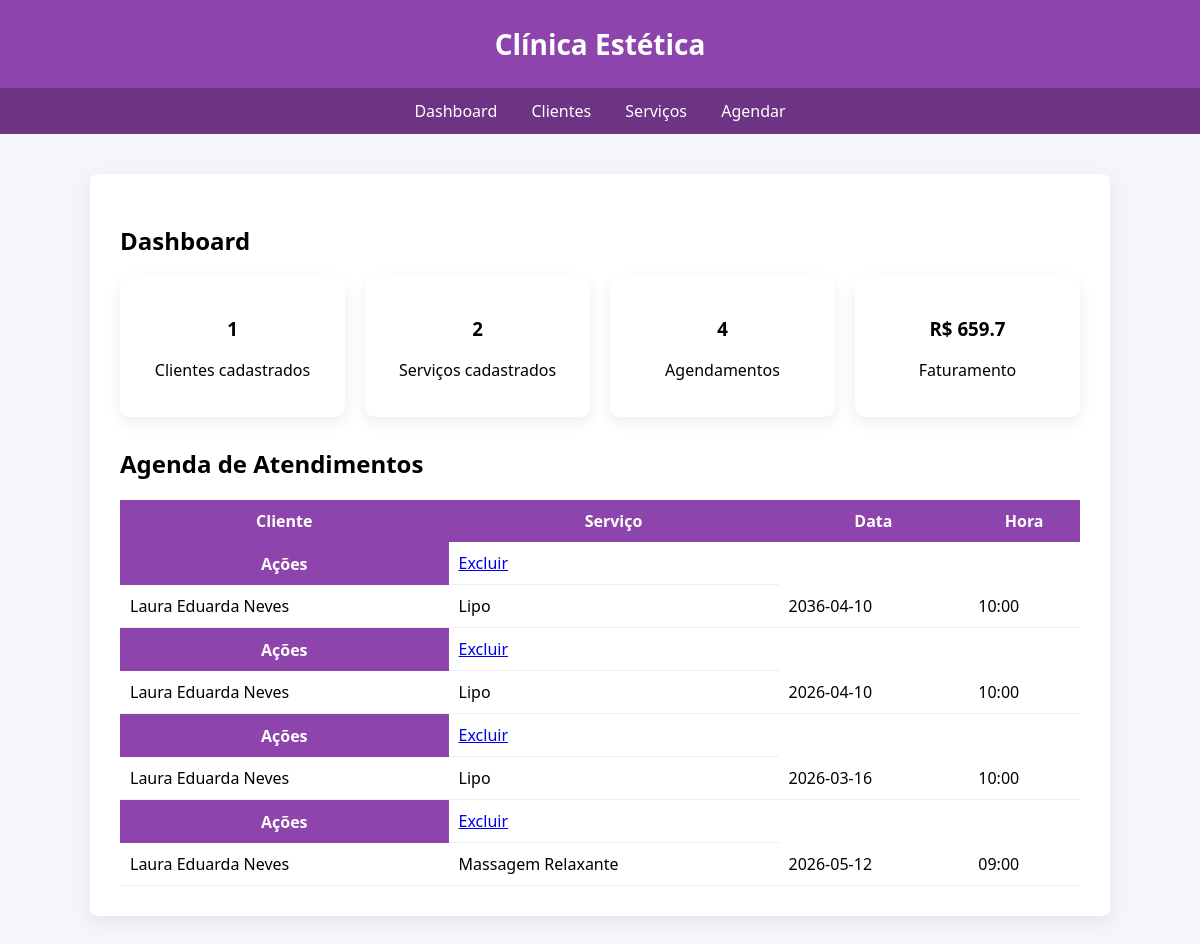
The page / on the database its author committed.
### tables this page shows
CREATE TABLE agendamentos(
        id INTEGER PRIMARY KEY AUTOINCREMENT,
        cliente TEXT,
        servico TEXT,
        data TEXT,
        hora TEXT
    );

### app.py (the view)
@app.route("/")
def index():
    conn = conectar()
    cursor = conn.cursor()
    cursor.execute("SELECT COUNT(*) FROM clientes")
    total_clientes = cursor.fetchone()[0]
    cursor.execute("SELECT COUNT(*) FROM servicos")
    total_servicos = cursor.fetchone()[0]
    cursor.execute("SELECT COUNT(*) FROM agendamentos")
    total_agendamentos = cursor.fetchone()[0]
    cursor.execute("""
    SELECT servicos.valor
    FROM agendamentos
    JOIN servicos ON agendamentos.servico = servicos.nome
    """)
    faturamento = sum([float(str(row[0]).replace(",", ".") or 0) for row in cursor.fetchall()])
    cursor.execute("SELECT cliente, servico, data, hora FROM agendamentos")
    agendamentos = cursor.fetchall()
    conn.close()
    return render_template(
        "index.html",
        agendamentos=agendamentos,
        total_clientes=total_clientes,
        total_servicos=total_servicos,
        total_agendamentos=total_agendamentos,
        faturamento=faturamento
    )

### app.py (called while the page is built)
def conectar():
    return sqlite3.connect("clinica.db")

### templates/index.html
{% extends "base.html" %}
{% block content %}
<h2>Dashboard</h2>
<div class="cards">
<div class="card">
<h3>{{ total_clientes }}</h3>
<p>Clientes cadastrados</p>
</div>
<div class="card">
<h3>{{ total_servicos }}</h3>
<p>Serviços cadastrados</p>
</div>
<div class="card">
<h3>{{ total_agendamentos }}</h3>
<p>Agendamentos</p>
</div>
<div class="card">
<h3>R$ {{ faturamento }}</h3>
<p>Faturamento</p>
</div>
</div>
<h2>Agenda de Atendimentos</h2>
<table>
<tr>
<th>Cliente</th>
<th>Serviço</th>
<th>Data</th>
<th>Hora</th>
</tr>
{% for a in agendamentos %}
<th>Ações</th>
<td>
<a href="/excluir_agendamento/{{ a[0] }}">Excluir</a>
</td>
<tr>
<td>{{ a[0] }}</td>
<td>{{ a[1] }}</td>
<td>{{ a[2] }}</td>
<td>{{ a[3] }}</td>
</tr>
{% endfor %}
</table>
{% endblock %}

### templates/base.html (shortened to what this page needs)
<!DOCTYPE html>
<html>
<head>
<link rel="stylesheet" href="{{ url_for('static', filename='style.css') }}">
</head>
<body>
<header>
Clínica Estética
</header>
<nav>
<a href="/">Dashboard</a>
<a href="/clientes">Clientes</a>
<a href="/servicos">Serviços</a>
<a href="/agendar">Agendar</a>
</nav>
<div class="container">
{% block content %}
{% endblock %}
</div>
</body>
</html>

### static/style.css (style rules this page uses)
body { font-family:Segoe UI; background:#f4f6fb; margin:0; }
header { background:#8e44ad; color:white; padding:25px; text-align:center; font-size:28px; font-weight:bold; }
nav { background:#6c3483; padding:12px; text-align:center; }
nav a { color:white; text-decoration:none; margin:0 15px; }
.container { width:80%; margin:40px auto; background:white; padding:30px; border-radius:8px; box-shadow:0 5px 20px rgba(0,0,0,0.08); }
.cards { display:grid; grid-template-columns:repeat(auto-fit,minmax(200px,1fr)); gap:20px; margin-bottom:30px; }
.card { background:white; padding:20px; border-radius:10px; box-shadow:0 5px 15px rgba(0,0,0,0.08); text-align:center; }
table { width:100%; border-collapse:collapse; margin-top:20px; }
th { background:#8e44ad; color:white; padding:10px; }
td { padding:10px; border-bottom:1px solid #eee; }

### rows shown on the page
agendamentos: cliente "Laura Eduarda Neves", servico "Lipo", data "2036-04-10", hora "10:00"
agendamentos: cliente "Laura Eduarda Neves", servico "Lipo", data "2026-04-10", hora "10:00"
agendamentos: cliente "Laura Eduarda Neves", servico "Lipo", data "2026-03-16", hora "10:00"
agendamentos: cliente "Laura Eduarda Neves", servico "Massagem Relaxante", data "2026-05-12", hora "09:00"

### other values the page prints
{{ total_clientes }} "1"
{{ total_servicos }} "2"
{{ total_agendamentos }} "4"
{{ faturamento }} "659.7"
